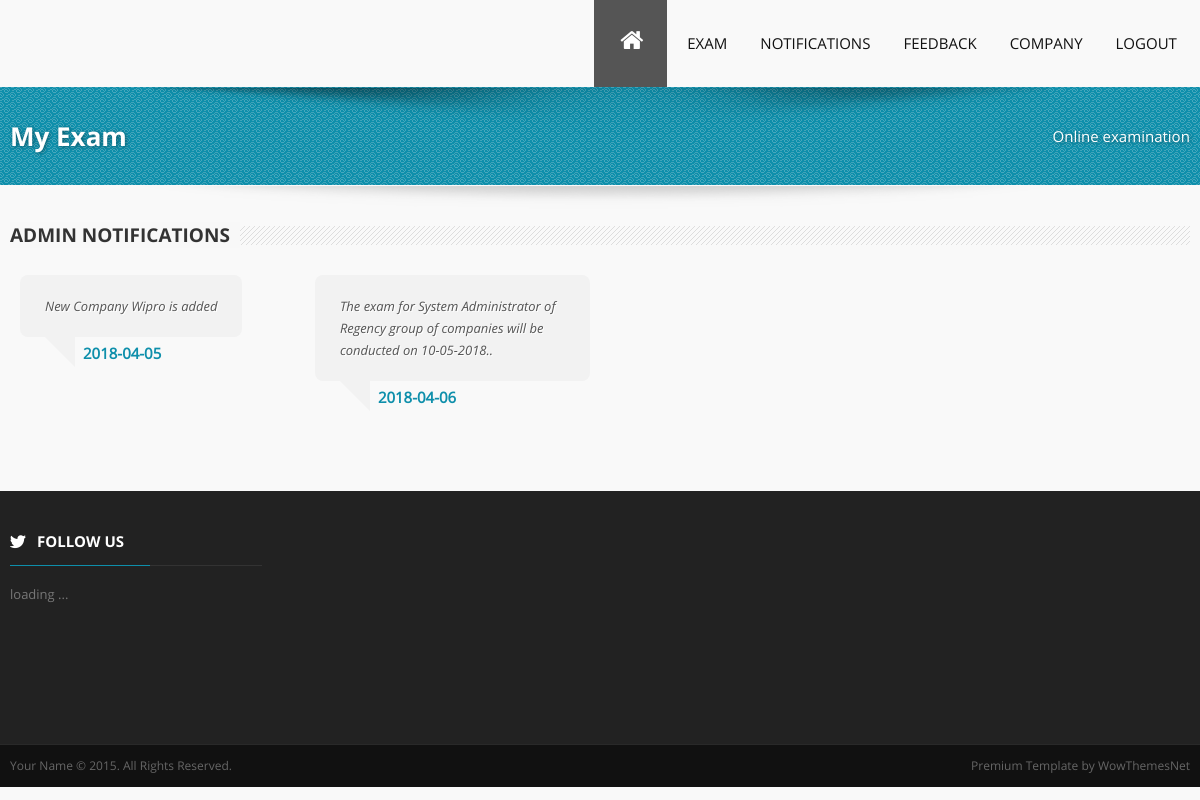
Screenshot of /view_notifi.php with the database file from the repository.
### tables this page shows
CREATE TABLE `notifications` (
  `nid` int(11) NOT NULL AUTO_INCREMENT,
  `content` varchar(1000) NOT NULL,
  `n_date` varchar(20) NOT NULL,
  `last_date` varchar(20) NOT NULL,
  PRIMARY KEY (`nid`)
);

### view_notifi.php (the view, shortened to what this page needs)
<?php
$con=mysqli_connect("localhost","root","","online_examination");
$type=$_SESSION['type'];
if ($type=="company")
{
	 include("company_menu.php");
}else if($type=="college")
{
	 include("college_menu.php");
}else
{
 include ("student menu.php");
}
 ?>
<!DOCTYPE html PUBLIC "-//W3C//DTD XHTML 1.0 Transitional//EN" "http://www.w3.org/TR/xhtml1/DTD/xhtml1-transitional.dtd">
<html xmlns="http://www.w3.org/1999/xhtml">
<head>
</head>
<body>
<div class="grid">
		<div class="shadowundertop">
		</div>
		<div class="row">
			<div class="c12">
				<h1 class="maintitle ">
				<span>Admin notifications</span>
				</h1>
				<div id="content">
				 <?php
   $str="select * from notifications";
	$res=mysqli_query($con,$str);
	if(mysqli_num_rows($res)>0)
	{
	?>
	 <?php
	$i=1;
	while($res1=mysqli_fetch_array($res))
	{
	?>
					<div class="boxfourcolumns fw">
						<div class="testimonial">
							<?php echo $res1[1] ?>
						</div>
						<div class="author-wrapper">
							<div class="arrow">
							</div>
							<div class="testimonial-name">
								 <?php echo $res1[2] ?></span>
							</div>
						</div>
					</div>
					 <?php $i++; }   }else{ ?> <h6>No feedbacks to view </h6> <?php } ?>
				</div>
			</div>
		</div>
</div>
</body>
</html>

### css/style.css (style rules this page uses)
html, body, div, span, applet, object, iframe, h1, h2, h3, h4, h5, h6, p, blockquote, pre, a, abbr, acronym, address, big, cite, code, del, dfn, em, img, ins, kbd, q, s, samp, small, strike, strong, sub, sup, tt, var, b, u, i, center, dl, dt, dd, ol, ul, li, fieldset, form, label, legend, caption, article, aside, canvas, details, embed, figure, figcaption, footer, header, hgroup, menu, nav, output, ruby, section, summary, time, mark, audio, video { margin: 0; padding: 0; border: 0; font-size: 100%; font: inherit; vertical-align: baseline; font-family: OpenSansRegular; }
body { background: #f9f9f9; font: 13px/22px OpenSansRegular, "HelveticaNeue", "Helvetica Neue", Helvetica, Arial, sans-serif; color: #555; }
i { font-family: OpenSansItalic, Georgia }
.row:before, .row:after, .clearfix:before, .clearfix:after { content: ''; display: table; }
.row:after, .clearfix:after { clear: both }
.row, .clearfix { zoom: 1 }
* { box-sizing: border-box; -ms-box-sizing: border-box; -moz-box-sizing: border-box; -webkit-box-sizing: border-box; }
body { margin: 0 auto }
.grid { margin: 0 auto; max-width: 1200px; width: 100%; }
.row { width: 100%; margin: 0 auto; }
.c3 { width: 25% }
.c6 { width: 50% }
.c12 { width: 100% }
.c1, .c2, .c3, .c4, .c5, .c6, .c7, .c8, .c9, .c10, .c11, .c12, .c1-5, .c1-8 { min-height: 1px; float: left; padding-left: 10px; padding-right: 10px; position: relative; }
.right { float: right }
h1, h2, h3, h4, h5, h6 { font-style: normal; color: #333; text-rendering: optimizeLegibility; line-height: 1.1; margin-bottom: 14px; margin-top: 14px; font-family: OpenSansBold; }
h1 { font-size: 36px; line-height: 48px; margin-bottom: 12px; }
h2 { font-size: 32px; line-height: 42px; margin-bottom: 8px; }
em, i { font-style: italic; line-height: inherit; }
hr { border: solid #eee; border-width: 1px 0 0; clear: both; margin: 20px 0 -15px; height: 0; }
#wrapfooter { background-color: #222; margin-top: 40px; }
#footer .title { font-size: 15px; color: #fff; border-bottom: solid #333 1px; padding-bottom: 3px; width: 90%; }
.footerstress { border: solid #0E8FAB; border-width: 1px 0 0; clear: both; margin: -9px 0px 17px; height: 0; width: 50%; }
#footer [class^="icon-"], #footer [class*=" icon-"] { margin-right: 7px }
#footer { padding: 15px 0px 15px; color: #777; }
.copyright { background-color: #111; color: #666; padding: 10px 0; font-size: 12px; border-top: 1px solid #292929; }
.testimonial { padding: 20px 25px; background-color: #f2f2f2; float: left; color: #555; text-shadow: 1px 1px 0 #ffffff; font-family: OpenSansItalic; -moz-border-radius: 8px; -webkit-border-radius: 8px; border-radius: 8px; }
.author-wrapper { width: 100%; margin-bottom: 20px; float: left; }
.arrow { float: left; margin-left: 25px; width: 0; height: 0; border-top: 30px solid #f2f2f2; border-left: 30px solid transparent; border-right: 0px solid transparent; }
.testimonial-name { float: left; margin: 0 8px; color: #0E8FAB; padding-top: 5px; font-size: 15px; font-weight: bold; }
* { margin: 0; padding: 0; border: none; outline: none; }
#ticker { height: 146px; overflow-y: hidden; position: relative; }
.boxfourcolumns { float: left; padding-left: 10px; padding-right: 10px; width: 24.99%; display: inline-block; margin-bottom: 20px; position: relative; z-index: 0; }
#content { width: 100%; margin-top: 10px; z-index: 0; }
.title { font-size: 18px; margin-left: 0px; text-transform: uppercase; }
.shadowundertop { background: url(../images/undersharea.png) no-repeat 50% 0; height: 40px; margin-top: 1px; }
.maintitle { padding: 0; margin: 0 0 30px 0; background: url(../images/separators.png) left top; line-height: 1 !important; font-size: 19px; }
.maintitle span { background: #f8f8f8; padding-right: 10px; font-family: OpenSansBold; text-transform: uppercase; }

### css/skinblue.css (style rules this page uses)
.footerstress { border: solid #0E8FAB;border-width: 1px 0 0;clear: both;margin: -9px 0px 17px; }
.testimonial-name { color:#0E8FAB; }

### rows the page displays
notifications: content "New Company Wipro is added", n_date "2018-04-05"
notifications: content "The exam for System Administrator of Regency group of companies will be conducted on 10-05-2018..", n_date "2018-04-06"
